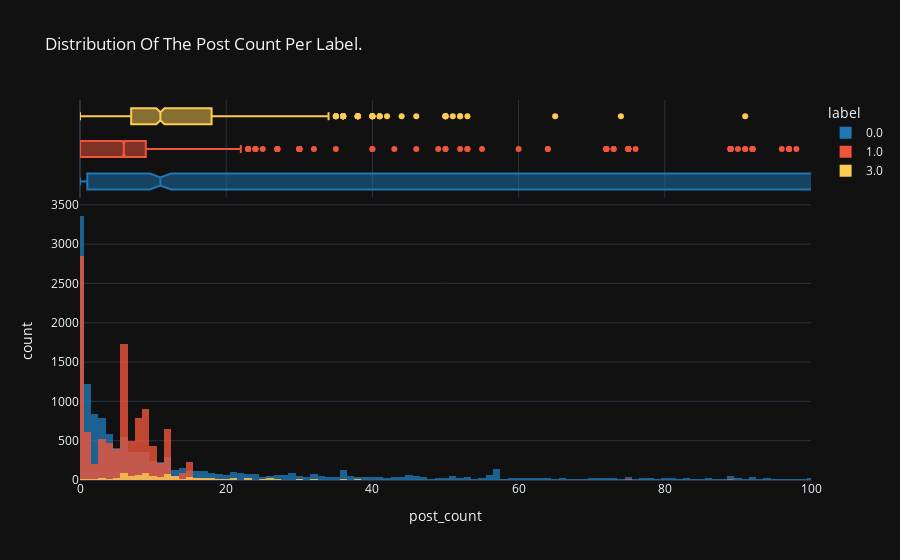

Here is the notebook cell this chart was saved with:
### Code cell
fig = px.histogram(df_main.query('post_count < 5000'), 
                   x="post_count", 
                   nbins=5000,
                   color="label",
                   opacity=.8,
                   marginal="box", # or violin, rug
                   title='Distribution of the post count per label.',
                   **plotly_kwargs
                   )


fig = fig.update_layout(barmode='overlay', xaxis_range=(0, 100)) # Default range is 0, 100 but can be changed to max by double clicking on plolty viz

sv.save_plotly_fig(fig)

### Figure 1 — Plotly figure (JSON) as saved in the notebook; plotly's stock layout.template omitted (floating-point values rounded to 4 significant figures; data arrays with more than 128 entries replaced by an {"elided": "..."} marker saying what was removed)
{"data": [{"alignmentgroup": "True", "bingroup": "x", "hovertemplate": "label=0.0<br>post_count=%{x}<br>count=%{y}<extra></extra>", "legendgroup": "0.0", "marker": {"color": "#1f77b4", "opacity": 0.8, "pattern": {"shape": ""}}, "name": "0.0", "nbinsx": 5000, "offsetgroup": "0.0", "orientation": "v", "showlegend": true, "type": "histogram", "x": {"elided": "18116 int values"}, "xaxis": "x", "yaxis": "y"}, {"alignmentgroup": "True", "hovertemplate": "label=0.0<br>post_count=%{x}<extra></extra>", "legendgroup": "0.0", "marker": {"color": "#1f77b4"}, "name": "0.0", "notched": true, "offsetgroup": "0.0", "showlegend": false, "type": "box", "x": {"elided": "18116 int values"}, "xaxis": "x2", "yaxis": "y2"}, {"alignmentgroup": "True", "bingroup": "x", "hovertemplate": "label=1.0<br>post_count=%{x}<br>count=%{y}<extra></extra>", "legendgroup": "1.0", "marker": {"color": "#EF553B", "opacity": 0.8, "pattern": {"shape": ""}}, "name": "1.0", "nbinsx": 5000, "offsetgroup": "1.0", "orientation": "v", "showlegend": true, "type": "histogram", "x": {"elided": "10927 int values"}, "xaxis": "x", "yaxis": "y"}, {"alignmentgroup": "True", "hovertemplate": "label=1.0<br>post_count=%{x}<extra></extra>", "legendgroup": "1.0", "marker": {"color": "#EF553B"}, "name": "1.0", "notched": true, "offsetgroup": "1.0", "showlegend": false, "type": "box", "x": {"elided": "10927 int values"}, "xaxis": "x2", "yaxis": "y2"}, {"alignmentgroup": "True", "bingroup": "x", "hovertemplate": "label=3.0<br>post_count=%{x}<br>count=%{y}<extra></extra>", "legendgroup": "3.0", "marker": {"color": "#FECB52", "opacity": 0.8, "pattern": {"shape": ""}}, "name": "3.0", "nbinsx": 5000, "offsetgroup": "3.0", "orientation": "v", "showlegend": true, "type": "histogram", "x": {"elided": "945 int values"}, "xaxis": "x", "yaxis": "y"}, {"alignmentgroup": "True", "hovertemplate": "label=3.0<br>post_count=%{x}<extra></extra>", "legendgroup": "3.0", "marker": {"color": "#FECB52"}, "name": "3.0", "notched": true, "offsetgroup": "3.0", "showlegend": false, "type": "box", "x": {"elided": "945 int values"}, "xaxis": "x2", "yaxis": "y2"}], "layout": {"barmode": "overlay", "legend": {"title": {"text": "label"}, "tracegroupgap": 0}, "title": {"text": "Distribution Of The Post Count Per Label."}, "xaxis": {"anchor": "y", "domain": [0, 1], "range": [0, 100], "title": {"text": "post_count"}}, "xaxis2": {"anchor": "y2", "domain": [0, 1], "matches": "x", "showgrid": true, "showticklabels": false}, "yaxis": {"anchor": "x", "domain": [0, 0.7326], "title": {"text": "count"}}, "yaxis2": {"anchor": "x2", "domain": [0.7426, 1], "matches": "y2", "showgrid": false, "showline": false, "showticklabels": false, "ticks": ""}}}
